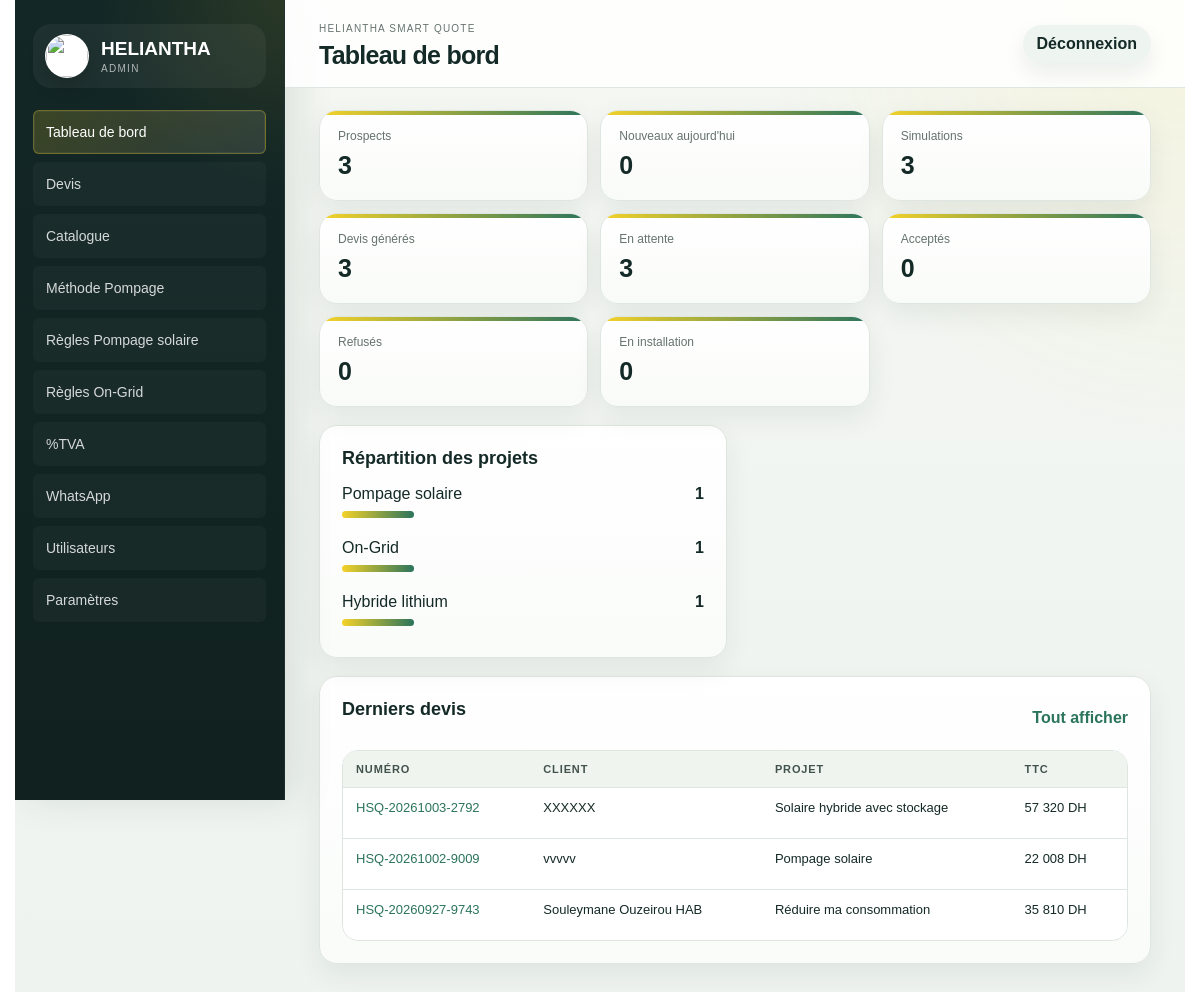
Page /admin/ (signed in) on the committed database.
### tables this page shows
CREATE TABLE quote_requests (
    id INTEGER PRIMARY KEY AUTOINCREMENT,
    quote_number TEXT NOT NULL UNIQUE,
    project TEXT NOT NULL,
    customer_name TEXT,
    phone TEXT,
    email TEXT,
    location TEXT,
    request_json TEXT NOT NULL,
    result_json TEXT NOT NULL,
    status TEXT NOT NULL DEFAULT 'Nouveau',
    created_at TEXT NOT NULL DEFAULT CURRENT_TIMESTAMP
, company TEXT, city TEXT, solution_name TEXT, amount_ht REAL, amount_ttc REAL, confidence INTEGER, reliability_json TEXT, calculation_detail_json TEXT, financial_breakdown_json TEXT, selected_equipment_json TEXT, calculator_versions_json TEXT, technical_parameters_json TEXT, quote_snapshot_json TEXT, technical_reference_json TEXT, bom_json TEXT, technical_configuration_json TEXT, compatibility_json TEXT, product_selections_json TEXT, selected_offer_level TEXT, updated_at TEXT);

### app/routes.py (the view)
@bp.get("/admin/")
def admin_dashboard():
    return render_template(
        "admin/dashboard.html",
        stats=dashboard_stats(),
        project_labels=PROJECT_LABELS,
        display_quote_status=display_quote_status,
    )

### app/admin_quotes.py (called while the page is built)
def display_quote_status(status):
    return "Étude" if status == "Visite programmee" else status

### app/db.py (called while the page is built)
def get_db():
    if "db" not in g:
        g.db = sqlite3.connect(current_app.config["DATABASE"])
        g.db.row_factory = sqlite3.Row
    return g.db

def ensure_schema(db=None):
    db = db or get_db()
    db.executescript(SCHEMA)
    _migrate_quote_requests(db)
    _migrate_products(db)
    _migrate_pump_curve_points(db)
    _migrate_calculation_parameters(db)
    _migrate_pumping_solar_rules(db)
    _migrate_public_tracking(db)
    _migrate_users(db)
    _seed_defaults(db)
    _seed_vat_rates(db)
    db.commit()

def _migrate_quote_requests(db):
    existing = {row["name"] for row in db.execute("PRAGMA table_info(quote_requests)").fetchall()}
    for column, column_type in QUOTE_COLUMNS.items():
        if column not in existing:
            db.execute(f"ALTER TABLE quote_requests ADD COLUMN {column} {column_type}")

def _migrate_products(db):
    existing = {row["name"] for row in db.execute("PRAGMA table_info(products)").fetchall()}
    for column, column_type in PRODUCT_COLUMNS.items():
        if column not in existing:
            db.execute(f"ALTER TABLE products ADD COLUMN {column} {column_type}")
    db.execute(
        """CREATE INDEX IF NOT EXISTS idx_products_catalog_lookup
        ON products(active, category, brand, stock, priority)"""
    )

def _migrate_pump_curve_points(db):
    db.execute(
        """CREATE INDEX IF NOT EXISTS idx_pump_curve_points_lookup
        ON pump_curve_points(pump_id, flow_m3_h)"""
    )

def _migrate_calculation_parameters(db):
    existing = {row["name"] for row in db.execute("PRAGMA table_info(calculation_parameters)").fetchall()}
    for column, column_type in CALCULATION_PARAMETER_COLUMNS.items():
        if column not in existing:
            db.execute(f"ALTER TABLE calculation_parameters ADD COLUMN {column} {column_type}")

def _migrate_pumping_solar_rules(db):
    existing = {row["name"] for row in db.execute("PRAGMA table_info(pumping_solar_rules)").fetchall()}
    for column, column_type in PUMPING_SOLAR_RULE_COLUMNS.items():
        if column not in existing:
            db.execute(f"ALTER TABLE pumping_solar_rules ADD COLUMN {column} {column_type}")
    db.execute(
        """CREATE INDEX IF NOT EXISTS idx_pumping_solar_rules_lookup
        ON pumping_solar_rules(active, rule_type, pump_cv, panel_power_w, drive_power_kw, phase, sort_order)"""
    )

### templates/admin/dashboard.html (shortened to what this page needs)
{% extends "admin/base.html" %}
{% block page_title %}Tableau de bord{% endblock %}
{% block content %}
<section class="stat-grid">
  <article><small>Prospects</small><b>{{ stats.total_prospects }}</b></article>
  <article><small>Nouveaux aujourd'hui</small><b>{{ stats.new_today }}</b></article>
  <article><small>Simulations</small><b>{{ stats.simulations }}</b></article>
  <article><small>Devis générés</small><b>{{ stats.quotes_generated }}</b></article>
  <article><small>En attente</small><b>{{ stats.pending_quotes }}</b></article>
  <article><small>Acceptés</small><b>{{ stats.accepted_quotes }}</b></article>
  <article><small>Refusés</small><b>{{ stats.refused_quotes }}</b></article>
  <article><small>En installation</small><b>{{ stats.installing_projects }}</b></article>
</section>
<section class="admin-grid two">
  <article class="panel">
    <h2>Répartition des projets</h2>
    <div class="bars">
      {% for item in stats.project_breakdown %}
      <div><span>{{ item.label }}</span><b>{{ item.count }}</b><i style="width: {{ item.count * 20 if item.count < 5 else 100 }}%"></i></div>
      {% else %}<p class="muted">Aucune simulation pour le moment.</p>{% endfor %}
    </div>
  </article>
</section>
<section class="panel">
  <div class="panel-head"><h2>Derniers devis</h2><a class="text-button" href="{{ url_for('main.admin_quotes') }}">Tout afficher</a></div>
  <div class="table-wrap">
    <table>
      <thead><tr><th>Numéro</th><th>Client</th><th>Projet</th><th>TTC</th><th>Statut</th></tr></thead>
      <tbody>
        {% for q in stats.latest_quotes %}
        <tr>
          <td><a href="{{ url_for('main.admin_quote_detail', quote_id=q.id) }}">{{ q.quote_number }}</a></td>
          <td>{{ q.customer_name or "-" }}</td>
          <td>{{ project_labels.get(q.project, q.project) }}</td>
          <td>{{ "{:,.0f}".format(q.amount_ttc or 0).replace(",", " ") }} DH</td>
          <td><span class="status">{{ display_quote_status(q.status) }}</span></td>
        </tr>
        {% else %}<tr><td colspan="5">Aucun devis enregistré.</td></tr>{% endfor %}
      </tbody>
    </table>
  </div>
</section>
{% endblock %}

### static/css/admin.css (style rules this page uses)
:root { --ink:#142a27;--muted:#66736f;--line:#dfe6e1;--paper:#f6f7f1;--white:#fff;--yellow:#f4d229;--green:#164b3d;--green2:#2b745c;--blue:#e3f0f5;--danger:#b42318;--warn:#9a6700;--shadow:0 18px 50px rgba(17,45,38,.12) }
html { scroll-behavior:smooth;overscroll-behavior-y:none;scrollbar-gutter:stable both-edges }
* { box-sizing:border-box }
body { margin:0;color:var(--ink);font-family:Arial,Helvetica,sans-serif;background:var(--paper);overflow-x:clip;min-width:320px }
a { color:var(--green2);text-decoration:none }
main,section,article,aside,header,footer,nav,form { min-width:0 }
.admin-app { display:grid;grid-template-columns:270px 1fr;min-height:100vh }
.stat-grid { display:grid;grid-template-columns:repeat(3,minmax(0,1fr));gap:12px;margin-bottom:18px }
.stat-grid article,.panel { background:white;border:1px solid var(--line);border-radius:8px;box-shadow:0 4px 14px rgba(17,45,38,.04) }
.stat-grid article { padding:18px }
.stat-grid small { display:block;color:var(--muted);font-size:12px }
.stat-grid b { display:block;margin-top:8px;font-size:25px }
.panel { padding:20px;margin-bottom:18px }
.panel h2 { font-size:18px;margin:0 0 16px }
.panel-head { display:flex;align-items:center;justify-content:space-between;gap:15px }
.admin-grid { display:grid;gap:18px }
.admin-grid.two { grid-template-columns:1fr 1fr }
.table-wrap { overflow:auto;border:1px solid var(--line);border-radius:7px;-webkit-overflow-scrolling:touch;overscroll-behavior:contain }
table { width:100%;border-collapse:collapse;min-width:820px;background:white }
th,td { padding:12px 13px;border-bottom:1px solid var(--line);text-align:left;vertical-align:top;font-size:13px;overflow-wrap:anywhere;word-break:break-word }
th { background:#f0f4ef;color:#42524d;font-size:11px;text-transform:uppercase;letter-spacing:.08em }
tr:last-child td { border-bottom:0 }
.admin-button,.ghost-button,.text-button { border:0;border-radius:6px;cursor:pointer;font-weight:700 }
.text-button { background:transparent;color:var(--green2) }
.bars { display:grid;gap:12px }
.bars div { display:grid;grid-template-columns:1fr auto;gap:8px;position:relative;padding-bottom:9px }
.bars i { grid-column:1/-1;display:block;height:7px;border-radius:999px;background:linear-gradient(90deg,var(--yellow),var(--green2));max-width:100% }
body { background: radial-gradient(circle at top right, rgba(244,210,41,.10), transparent 28%), linear-gradient(180deg, #f4f7f2 0%, #eef3ef 100%); }
.admin-button, .ghost-button, .text-button { border-radius: 999px; }
.text-button { font-weight: 800; }
.stat-grid article, .panel, .parameter-card, .config-section-card, .selection-card, .compatibility-card, .offer-grid article, .login-card, .pdf-sheet { border-radius: 18px; box-shadow: 0 10px 28px rgba(17,45,38,.07); }
.stat-grid article { position: relative; overflow: hidden; padding: 18px 18px 20px; background: linear-gradient(180deg, #fff 0%, #f9fbf8 100%); }
.stat-grid article::before { content:""; position:absolute; inset:0 0 auto 0; height:4px; background: linear-gradient(90deg, var(--yellow), var(--green2)); }
.panel { padding: 22px; background: linear-gradient(180deg, rgba(255,255,255,.98) 0%, rgba(250,252,250,.96) 100%); }
.panel-head { margin-bottom: 14px; }
.table-wrap { border-radius: 16px; box-shadow: inset 0 0 0 1px rgba(223,230,225,.65); }
table { min-width: 900px; }
th { position: sticky; top: 0; z-index: 1; }
.admin-grid.two { gap: 16px; }

### rows in the picture
quote_requests: quote_number "HSQ-20261003-2792", customer_name "XXXXXX", get "Solaire hybride avec stockage", amount_ttc "57 320"
quote_requests: quote_number "HSQ-20261002-9009", customer_name "vvvvv", get "Pompage solaire", amount_ttc "22 008"
quote_requests: quote_number "HSQ-20260927-9743", customer_name "Souleymane Ouzeirou HAB", get "Réduire ma consommation", amount_ttc "35 810"

### other values in the picture
{{ stats.total_prospects }} "3"
{{ stats.new_today }} "0"
{{ stats.simulations }} "3"
{{ stats.quotes_generated }} "3"
{{ stats.pending_quotes }} "3"
{{ stats.accepted_quotes }} "0"
{{ stats.refused_quotes }} "0"
{{ stats.installing_projects }} "0"
{{ item.label }} "Pompage solaire" "On-Grid" "Hybride lithium"
{{ item.count }} "1" "1" "1"
